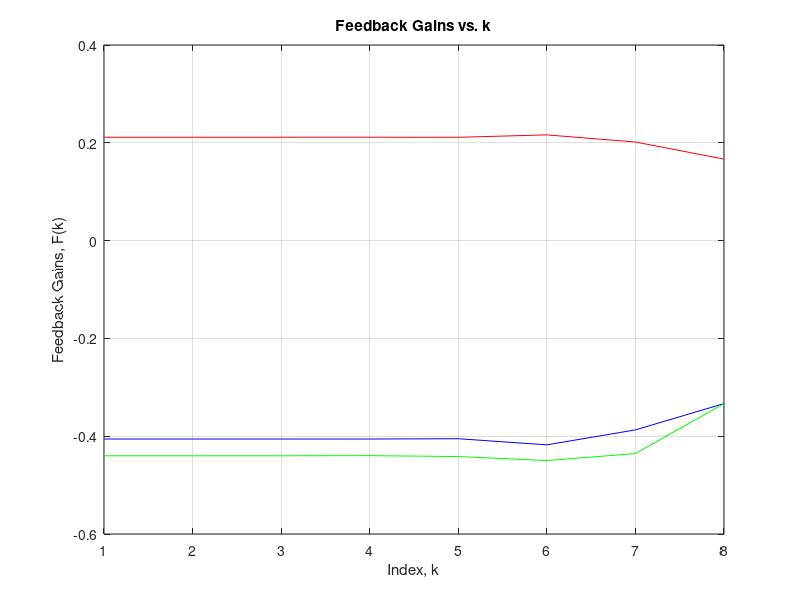
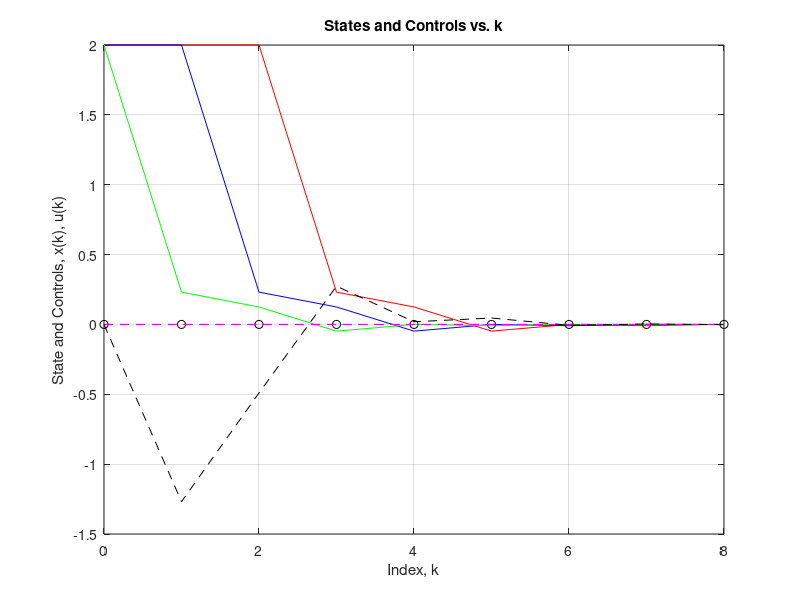

Recreate these plots in MATLAB, in order.
clear all
close all
format compact

B = [0;0;1];  %defines B matrix
A = [0,1,0;0,0,1;-1/4,1/2,1/2]; %defines A matrix
I = [1,0,0;0,1,0;0,0,1];
Q = [1,0,0;0,2,0;0,0,2];
x_0 = [2;2;2];

Pc = [B A*B (A^2)*B];  %defines our controllability matrix

det(Pc);  %calculates the determinant of our controllability matrix to determine if it is controllable. 
P = [2,0,0;0,2,0;0,0,2] ;%defines P matrix
F1 = -(1+B'*P*B)^-1 %calculates the inverse part of the feedback gains
F2 = B'*P*A %calculates the second part of feedback gains
F = F1*F2  %calculates the full feedback gains
% Ftotfrac = rat( F1*F2 ) %returns feedback gains as fraction. 

Pnew = P %Set P(0) = to this variable to calculate its iterations appropriately
Fnew = F
Gains = F'

for k = 1:7 %This is our for loop for calculating the feedback gains and applying them to a matrix appropriately. 
    Pnew = (A' + Fnew'*B')*Pnew*(A + B*Fnew) + Q + Fnew'*Fnew
    Fnew = -((1+B'*Pnew*B)^-1)*B'*Pnew*A
    Gains = [Fnew' Gains]
end

figure %This code plots our feedback gains vs. k
m = linspace(1,8,8)
plot(m,Gains(1,1:8),'-r')
hold on
plot(m, Gains(2,1:8),'-b')
hold on
plot(m, Gains(3,1:8),'-g')
title('Feedback Gains vs. k')
xlabel ( 'Index, k' ) ;
ylabel ( 'Feedback Gains, F(k)' ) ;
grid on ;
hold off

xstate = x_0; %This code allows us to come up with a state history
xplus1 = x_0
controls = [0;0;0]
for j = 1:8;
    controlplus1 = B*Gains(1:3,j)'*xplus1
    controls = [controls controlplus1]
    xplus1 = A*xplus1 + B*Gains(1:3,j)'*xplus1
    xstate = [xstate xplus1] 
end

figure %This code plots our feedback gains vs. k
n = linspace(0,8,9)
plot(n,xstate(1,1:9),'-r')
hold on
plot(n, xstate(2,1:9),'-b')
hold on
plot(n, xstate(3,1:9),'-g')
plot(n,controls(1,1:9),'--ok')
hold on
plot(n, controls(2,1:9),'--m')
hold on
plot(n, controls(3,1:9),'--k')
title('States and Controls vs. k')
xlabel ( 'Index, k' ) ;
ylabel ( 'State and Controls, x(k), u(k)' ) ;
grid on ;
hold off
